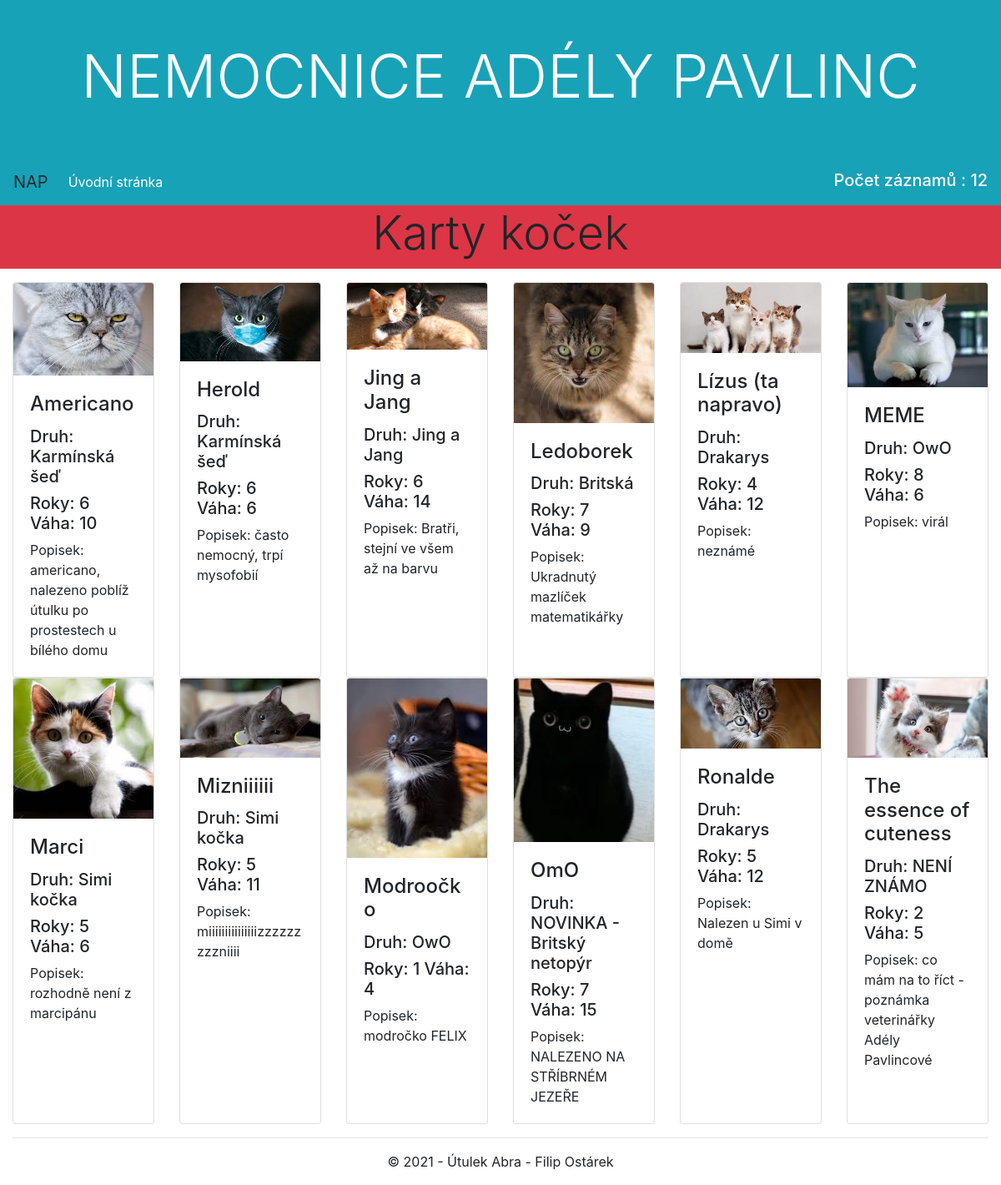
The page /kocky/ on the database its author committed.
### cats/models.py (models this page shows, shortened)
class Description_of_the_cat(models.Model):
    jmeno = models.CharField(max_length=50, verbose_name="Jméno", blank=True)
    vek = models.IntegerField(verbose_name="Roky Kočky", blank=True, validators=[MinValueValidator(0.0)])
    vaha = models.IntegerField(verbose_name="Váha", blank=True, validators=[MinValueValidator(0.0)])
    popisek = models.CharField(max_length=500, verbose_name="popisek", blank=True)
    druh = models.ForeignKey(Species, on_delete=models.CASCADE)
    fotka = models.ForeignKey(Photo, on_delete=models.CASCADE)
    class Meta:
        ordering = ["jmeno"]

class Photo(models.Model):
    fotka = models.ImageField(upload_to='cats/fotky', blank=True, null=True, verbose_name="Fotka")
    nazev_fotky = models.CharField(max_length=50, blank=True, null=True, verbose_name="Název fotky")
    popisek_fotky = models.CharField(max_length=500, blank=True, null=True, verbose_name="popisek fotky")
    class Meta:
        ordering = ["fotka"]
    def __str__(self):
        return f"{self.fotka}"

class Species(models.Model):
    jmeno_druhu = models.CharField(max_length=50, unique=True, verbose_name="Druh kočky",
                            help_text='Zadejte prosím druh kočky, popřípadě OwO pokud není známo')
    class Meta:
        ordering = ["jmeno_druhu"]
    def __str__(self):
        return self.jmeno_druhu

### cats/views.py (the view)
# urls.py: path('', views.FilmListView.as_view(), name='index'),
class FilmListView(ListView):
    print(ListView)
    model = Description_of_the_cat
    context_object_name = 'cats_photo'
    template_name = 'index.html'
    paginate_by = 12
    def get_queryset(self):
        return Description_of_the_cat.objects.all()
    def get_context_data(self, **kwargs):
        context = super().get_context_data(**kwargs)
        context['number'] = len(self.get_queryset())
        context['nazev'] = 'Karty koček'
        context['nazev_poctu'] = 'Počet záznamů :'
        return context

### cats/templates/index.html
{% extends "base.html" %}

### cats/templates/base.html (shortened to what this page needs)
<!DOCTYPE html>
<html lang="cs">
<head>
    <link rel="stylesheet" href="https://maxcdn.bootstrapcdn.com/bootstrap/4.4.1/css/bootstrap.min.css">
    {% load static %}
    {% block css %}
    {% load bootstrap_pagination %}
    {% endblock %}
    <link rel="stylesheet" href="{% static 'css/styles.css' %}">
</head>
<body>
    <header>
    {% block header %}
        {% include "page/header.html" %}
    {% endblock %}
    </header>
    <nav class="navbar navbar-expand-md bg-info navbar-dark">
      <a class="navbar-brand text-body" href="#">NAP</a>
      <div class="collapse navbar-collapse" id="collapsibleNavbar">
        <ul class="navbar-nav">
          <li class="nav-item">
            <a class="nav-link active" href="{% url 'index' %}">Úvodní stránka</a>
          </li>
        </ul>
      </div>
        <div class="row mt-1">
            <div class="col-sm-12">
                <h5 class="text-white">{{ nazev_poctu }} {{ number }}</h5>
            </div>
        </div>
    </nav>
    <main class="container-fluid">
        <div class="row mb-3">
            <div class="col-sm-12 bg-danger">
                <h2 class="display-4 text-center">{{ nazev }}</h2>
            </div>
        </div>
        <div class="row">
            {% for kocka in cats_photo %}
            <div class="col-sm-6 col-md-4 col-lg-3 col-xl-2 d-flex">
                <div class="card">
                    {% if kocka.fotka %}
                    <img class="card-img-top" src="/media/{{ kocka.fotka }}" alt="{{ kocka.nazev_fotky }}">
                    {% endif %}
                    <div class="card-body">
                        <h4 class="card-title">{{ kocka.jmeno }}</h4>
                        <h5 class="card-text">Druh: {{ kocka.druh }}</h5>
                        <h5 class="card-text">Roky: {{ kocka.vek }} Váha: {{ kocka.vaha }}</h5>
                        <p class="card-text">Popisek: {{ kocka.popisek }}</p>
                    </div>
                </div>
            </div>
            {% endfor %}
        </div>
    </main>
    <footer class="container-fluid">
    {% block footer %}
        {% include "page/footer.html" %}
    {% endblock %}
    </footer>
</body>
</html>

### cats/templates/page/header.html
    <div class="jumbotron-fluid p-5 text-center bg-info">
        <h1 class="text-white text-uppercase display-3">Nemocnice Adély Pavlinc</h1>
    </div>

### cats/templates/page/footer.html
<div class="text-center">
    <hr>
    <p>&copy; 2021 - Útulek Abra - Filip Ostárek</p>
</div>

### rows shown on the page
Description_of_the_cat: fotka (picture), jmeno "Americano", druh "Karmínská šeď", vek "6", vaha "10", popisek "americano, nalezeno poblíž útulku po prostestech u bílého domu"
Description_of_the_cat: fotka (picture), jmeno "Herold", druh "Karmínská šeď", vek "6", vaha "6", popisek "často nemocný, trpí mysofobií"
Description_of_the_cat: fotka (picture), jmeno "Jing a Jang", druh "Jing a Jang", vek "6", vaha "14", popisek "Bratři, stejní ve všem až na barvu"
Description_of_the_cat: fotka (picture), jmeno "Ledoborek", druh "Britská", vek "7", vaha "9", popisek "Ukradnutý mazlíček matematikářky"
Description_of_the_cat: fotka (picture), jmeno "Lízus (ta napravo)", druh "Drakarys", vek "4", vaha "12", popisek "neznámé"
Description_of_the_cat: fotka (picture), jmeno "MEME", druh "OwO", vek "8", vaha "6", popisek "virál"
Description_of_the_cat: fotka (picture), jmeno "Marci", druh "Simi kočka", vek "5", vaha "6", popisek "rozhodně není z marcipánu"
Description_of_the_cat: fotka (picture), jmeno "Mizniiiiii", druh "Simi kočka", vek "5", vaha "11", popisek "miiiiiiiiiiiiiiizzzzzzzzzniiii"
Description_of_the_cat: fotka (picture), jmeno "Modroočko", druh "OwO", vek "1", vaha "4", popisek "modročko FELIX"
Description_of_the_cat: fotka (picture), jmeno "OmO", druh "NOVINKA - Britský netopýr", vek "7", vaha "15", popisek "NALEZENO NA STŘÍBRNÉM JEZEŘE"
Description_of_the_cat: fotka (picture), jmeno "Ronalde", druh "Drakarys", vek "5", vaha "12", popisek "Nalezen u Simi v domě"
Description_of_the_cat: fotka (picture), jmeno "The essence of cuteness", druh "NENÍ ZNÁMO", vek "2", vaha "5", popisek "co mám na to říct - poznámka veterinářky Adély Pavlincové"

### other values the page prints
{{ nazev_poctu }} "Počet záznamů :"
{{ number }} "12"
{{ nazev }} "Karty koček"
